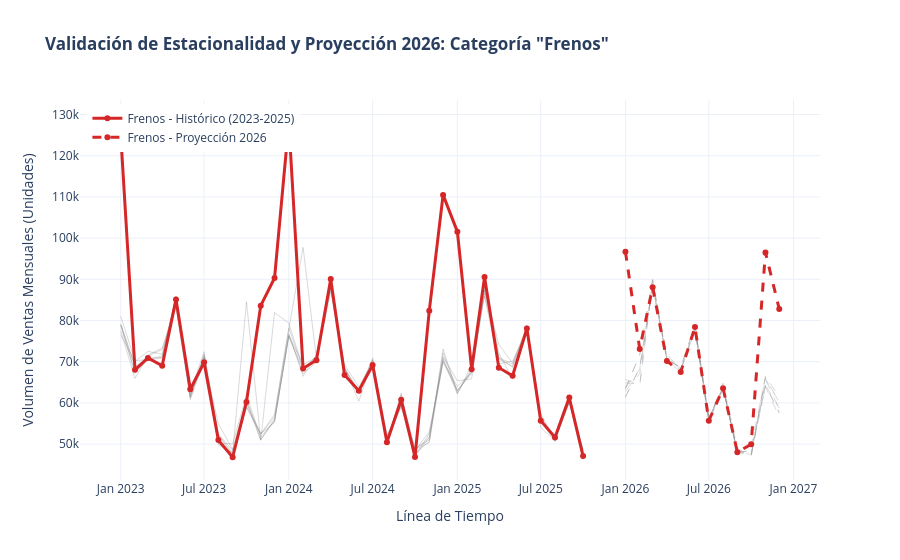

The cell this chart's notebook holds for it:
### Code cell
"""
=============================================================================
SCRIPT: Proyección LightGBM 2026 y Gráfico Interactivo Continuo (Plotly)
=============================================================================
"""

import pandas as pd
import numpy as np
import plotly.graph_objects as go
from sqlalchemy import create_engine
import lightgbm as lgb

# 1. Conexión a PostgreSQL
engine = create_engine('postgresql+psycopg2://postgres:@localhost:5432/supply_chain_db')

print("📥 Extrayendo datos históricos de PostgreSQL...")
df_ventas = pd.read_sql("SELECT sku, fecha, cantidad_vendida FROM ventas_historicas", engine)
df_productos = pd.read_sql("SELECT sku, categoria FROM maestro_productos", engine)

# Limpieza y preparación
df_ventas['fecha'] = pd.to_datetime(df_ventas['fecha'])
df_ventas['cantidad_vendida'] = df_ventas['cantidad_vendida'].fillna(0)
df_merged = df_ventas.merge(df_productos, on='sku', how='inner')

# 2. Ingeniería de características temporales
df_merged['mes'] = df_merged['fecha'].dt.month
df_merged['dia_ano'] = df_merged['fecha'].dt.dayofyear
df_merged['anio'] = df_merged['fecha'].dt.year

df_train_agg = df_merged.groupby(['categoria', df_merged['fecha'].dt.to_period('M'), 'mes', 'dia_ano', 'anio'])['cantidad_vendida'].sum().reset_index(level=1, drop=False).reset_index()

df_train_agg['categoria_cat'] = df_train_agg['categoria'].astype('category')
cat_codes = df_train_agg['categoria_cat'].cat.categories
df_train_agg['cat_code'] = df_train_agg['categoria_cat'].cat.codes

features = ['cat_code', 'mes', 'dia_ano', 'anio']
X_train = df_train_agg[features]
y_train = df_train_agg['cantidad_vendida']

print("🤖 Entrenando modelo LightGBM...")
model = lgb.LGBMRegressor(random_state=42, n_estimators=150, learning_rate=0.05)
model.fit(X_train, y_train)

# 3. Generar proyección para 2026
print("🔮 Generando proyecciones para 2026...")
fechas_2026 = pd.date_range(start='2026-01-01', end='2026-12-31', freq='W-MON')
categorias = df_productos['categoria'].unique()
cat_mapping = {cat: idx for idx, cat in enumerate(cat_codes)}

pred_list = []
for cat in categorias:
    c_code = cat_mapping.get(cat, 0)
    for fecha in fechas_2026:
        pred_list.append({
            'fecha': fecha,
            'categoria': cat,
            'cat_code': c_code,
            'mes': fecha.month,
            'dia_ano': fecha.dayofyear,
            'anio': 2026
        })

df_2026 = pd.DataFrame(pred_list)
X_2026 = df_2026[features]
df_2026['cantidad_vendida'] = model.predict(X_2026)

# 4. Consolidar datos mensuales
df_merged['anio_mes'] = df_merged['fecha'].dt.to_period('M')
hist_mensual = df_merged.groupby(['anio_mes', 'categoria'])['cantidad_vendida'].sum().reset_index()
hist_mensual['fecha'] = hist_mensual['anio_mes'].dt.to_timestamp()
hist_mensual['tipo'] = 'Histórico (2023-2025)'

df_2026['anio_mes'] = df_2026['fecha'].dt.to_period('M')
proj_mensual = df_2026.groupby(['anio_mes', 'categoria'])['cantidad_vendida'].sum().reset_index()
proj_mensual['fecha'] = proj_mensual['anio_mes'].dt.to_timestamp()
proj_mensual['tipo'] = 'Proyección (2026)'

df_completo = pd.concat([
    hist_mensual[['fecha', 'categoria', 'cantidad_vendida', 'tipo']], 
    proj_mensual[['fecha', 'categoria', 'cantidad_vendida', 'tipo']]
], ignore_index=True)

# 5. Generar Gráfico Interactivo con Plotly
print("🎨 Generando gráfico interactivo...")
fig = go.Figure()

cat_objetivo = 'Frenos'

# Pintar las demás categorías en gris tenue de fondo
for cat in categorias:
    if cat != cat_objetivo:
        df_c = df_completo[df_completo['categoria'] == cat]
        h = df_c[df_c['tipo'] == 'Histórico (2023-2025)']
        p = df_c[df_c['tipo'] == 'Proyección (2026)']
        
        fig.add_trace(go.Scatter(x=h['fecha'], y=h['cantidad_vendida'], mode='lines', line=dict(color='gray', width=1), opacity=0.3, showlegend=False))
        fig.add_trace(go.Scatter(x=p['fecha'], y=p['cantidad_vendida'], mode='lines', line=dict(color='gray', width=1, dash='dash'), opacity=0.3, showlegend=False))

# Destacar la categoría 'Frenos' en rojo con línea continua (histórico) y punteada (2026)
df_frenos = df_completo[df_completo['categoria'] == cat_objetivo]
h_frenos = df_frenos[df_frenos['tipo'] == 'Histórico (2023-2025)']
p_frenos = df_frenos[df_frenos['tipo'] == 'Proyección (2026)']

fig.add_trace(go.Scatter(
    x=h_frenos['fecha'], y=h_frenos['cantidad_vendida'],
    mode='lines+markers',
    name=f'{cat_objetivo} - Histórico (2023-2025)',
    line=dict(color='#d62728', width=3)
))

fig.add_trace(go.Scatter(
    x=p_frenos['fecha'], y=p_frenos['cantidad_vendida'],
    mode='lines+markers',
    name=f'{cat_objetivo} - Proyección 2026',
    line=dict(color='#d62728', width=3, dash='dash') # Línea punteada para el futuro
))

# Diseño y etiquetas profesionales
fig.update_layout(
    title=f'<b>Validación de Estacionalidad y Proyección 2026: Categoría "{cat_objetivo}"</b>',
    xaxis_title='Línea de Tiempo',
    yaxis_title='Volumen de Ventas Mensuales (Unidades)',
    template='plotly_white',
    hovermode='x unified',
    legend=dict(x=0.01, y=0.99)
)

fig.add_trace(go.Scatter(
    x=h['fecha'], y=h['cantidad_vendida'], 
    mode='lines', 
    name=cat,  # <-- Asigna el nombre real de la categoría en lugar de dejarlo vacío
    line=dict(color='gray', width=1), 
    opacity=0.3
))

fig.show()
